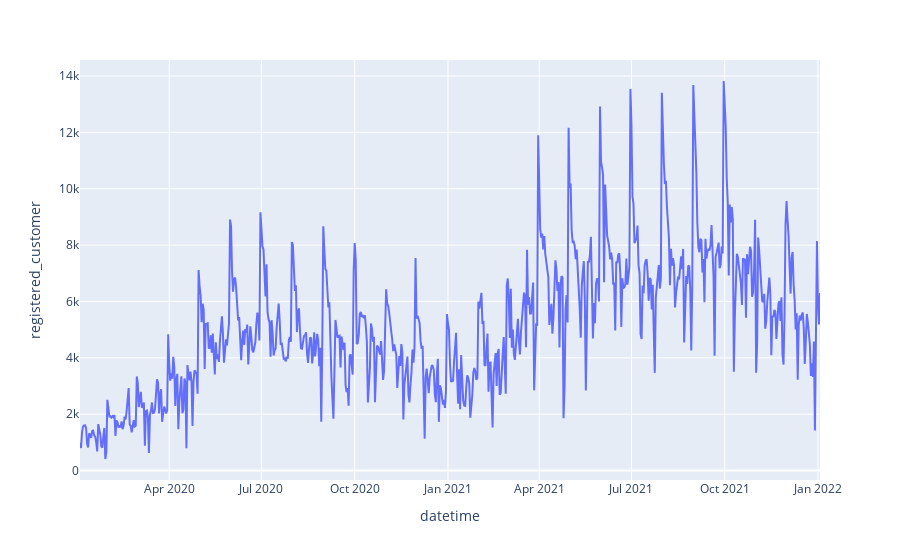

Write notebook code for a chart like this one.
### Code cell
px.line(df_2,x="datetime",y="registered_customer")

### Figure 1 — Plotly figure (JSON) as saved in the notebook; plotly's stock layout.template omitted (floating-point values rounded to 4 significant figures; data arrays with more than 128 entries replaced by an {"elided": "..."} marker saying what was removed)
{"data": [{"hovertemplate": "datetime=%{x}<br>registered_customer=%{y}<extra></extra>", "legendgroup": "", "line": {"color": "#636efa", "dash": "solid"}, "marker": {"symbol": "circle"}, "mode": "lines", "name": "", "orientation": "v", "showlegend": false, "type": "scatter", "x": {"elided": "731 str values"}, "xaxis": "x", "y": {"elided": "731 int values"}, "yaxis": "y"}], "layout": {"legend": {"tracegroupgap": 0}, "margin": {"t": 60}, "xaxis": {"anchor": "y", "domain": [0, 1], "title": {"text": "datetime"}}, "yaxis": {"anchor": "x", "domain": [0, 1], "title": {"text": "registered_customer"}}}}
